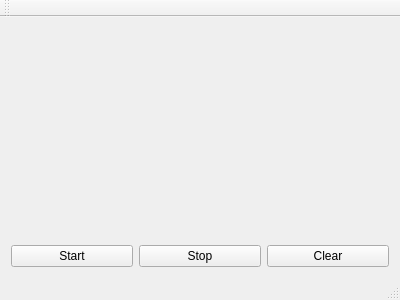
<?xml version="1.0" encoding="UTF-8"?>
<ui version="4.0">
 <class>MainWindow</class>
 <widget class="QMainWindow" name="MainWindow">
  <property name="geometry">
   <rect>
    <x>0</x>
    <y>0</y>
    <width>400</width>
    <height>300</height>
   </rect>
  </property>
  <property name="windowTitle">
   <string>MainWindow</string>
  </property>
  <widget class="QWidget" name="centralWidget">
   <layout class="QGridLayout" name="gridLayout">
    <item row="0" column="0" colspan="3">
     <widget class="QCustomPlot" name="plot" native="true"/>
    </item>
    <item row="1" column="0">
     <widget class="QPushButton" name="pushBtnStart">
      <property name="text">
       <string>Start</string>
      </property>
     </widget>
    </item>
    <item row="1" column="1">
     <widget class="QPushButton" name="pushBtnStop">
      <property name="text">
       <string>Stop</string>
      </property>
     </widget>
    </item>
    <item row="1" column="2">
     <widget class="QPushButton" name="pushBtnClear">
      <property name="text">
       <string>Clear</string>
      </property>
     </widget>
    </item>
   </layout>
  </widget>
  <widget class="QMenuBar" name="menuBar">
   <property name="geometry">
    <rect>
     <x>0</x>
     <y>0</y>
     <width>400</width>
     <height>30</height>
    </rect>
   </property>
  </widget>
  <widget class="QToolBar" name="mainToolBar">
   <attribute name="toolBarArea">
    <enum>TopToolBarArea</enum>
   </attribute>
   <attribute name="toolBarBreak">
    <bool>false</bool>
   </attribute>
  </widget>
  <widget class="QStatusBar" name="statusBar"/>
 </widget>
 <layoutdefault spacing="6" margin="11"/>
 <customwidgets>
  <customwidget>
   <class>QCustomPlot</class>
   <extends>QWidget</extends>
   <header>qcustomplot.h</header>
   <container>1</container>
  </customwidget>
 </customwidgets>
 <resources/>
 <connections/>
</ui>
